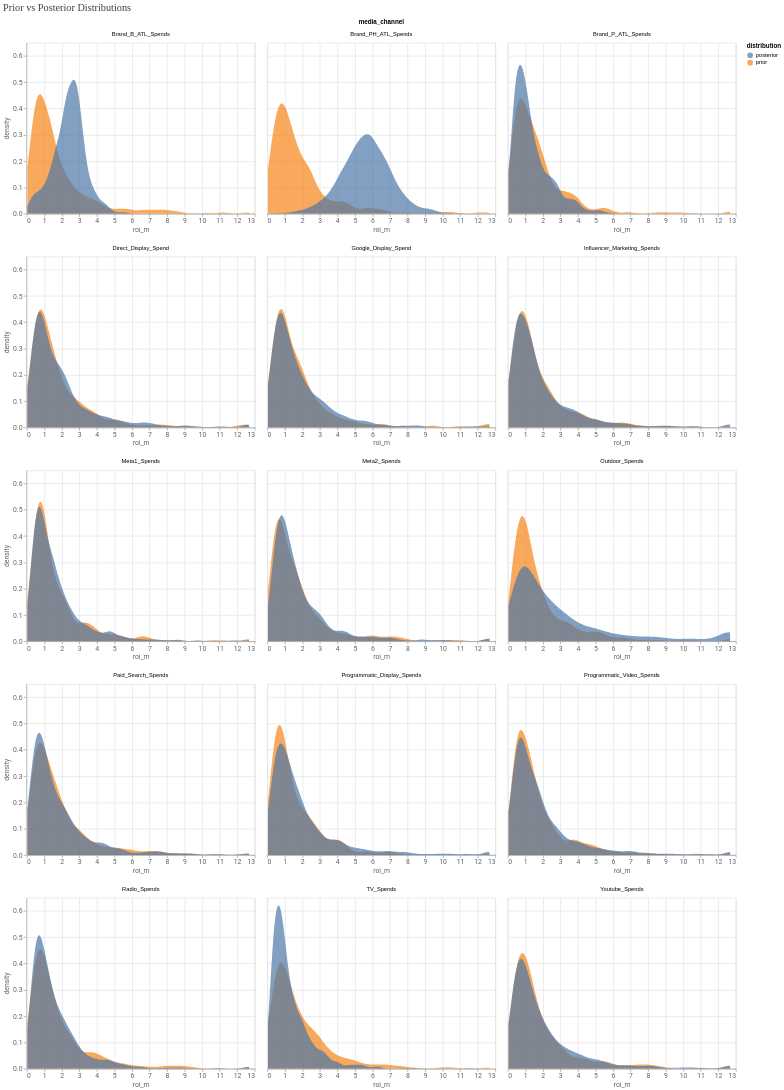

Notebook code for this chart:
### Code cell
# --- Prior vs Posterior Distributions (ROI) ---
# Shows whether the data updated the model's beliefs about ROI
diag.plot_prior_and_posterior_distribution(parameter='roi_m')

### Figure 1 — Vega-Lite specification as saved in the notebook (floating-point values rounded to 4 significant figures; data arrays with more than 128 entries replaced by an {"elided": "..."} marker saying what was removed)
{"config": {"view": {"continuousWidth": 300, "continuousHeight": 300}, "axis": {"labelColor": "#5F6368", "labelFont": "Roboto", "labelFontSize": 12, "titleColor": "#5F6368", "titleFont": "Roboto", "titleFontSize": 12, "titleFontWeight": "normal"}}, "data": {"name": "data-334d8dc3e946859790ce2f4824e21ed2"}, "facet": {"field": "media_channel", "type": "nominal"}, "spec": {"mark": {"type": "area", "opacity": 0.7}, "encoding": {"color": {"field": "distribution", "type": "nominal"}, "x": {"field": "roi_m", "type": "quantitative"}, "y": {"field": "density", "stack": false, "type": "quantitative"}}, "name": "view_ef75663f31075fc5_0", "transform": [{"density": "roi_m", "groupby": ["media_channel", "distribution"], "as": ["roi_m", "density"]}], "width": 400}, "columns": 3, "params": [{"name": "param_1e9efca18e7a2868", "select": {"type": "interval", "encodings": ["x", "y"]}, "bind": "scales", "views": ["view_ef75663f31075fc5_0"]}], "resolve": {"scale": {"x": "independent"}}, "title": {"text": "Prior vs Posterior Distributions", "anchor": "start", "color": "#3C4043", "font": "Google Sans Display", "fontSize": 18, "fontWeight": "normal", "offset": 10}, "$schema": "https://vega.github.io/schema/vega-lite/v6.1.0.json", "datasets": {"data-334d8dc3e946859790ce2f4824e21ed2": {"elided": "22500 records"}}}
